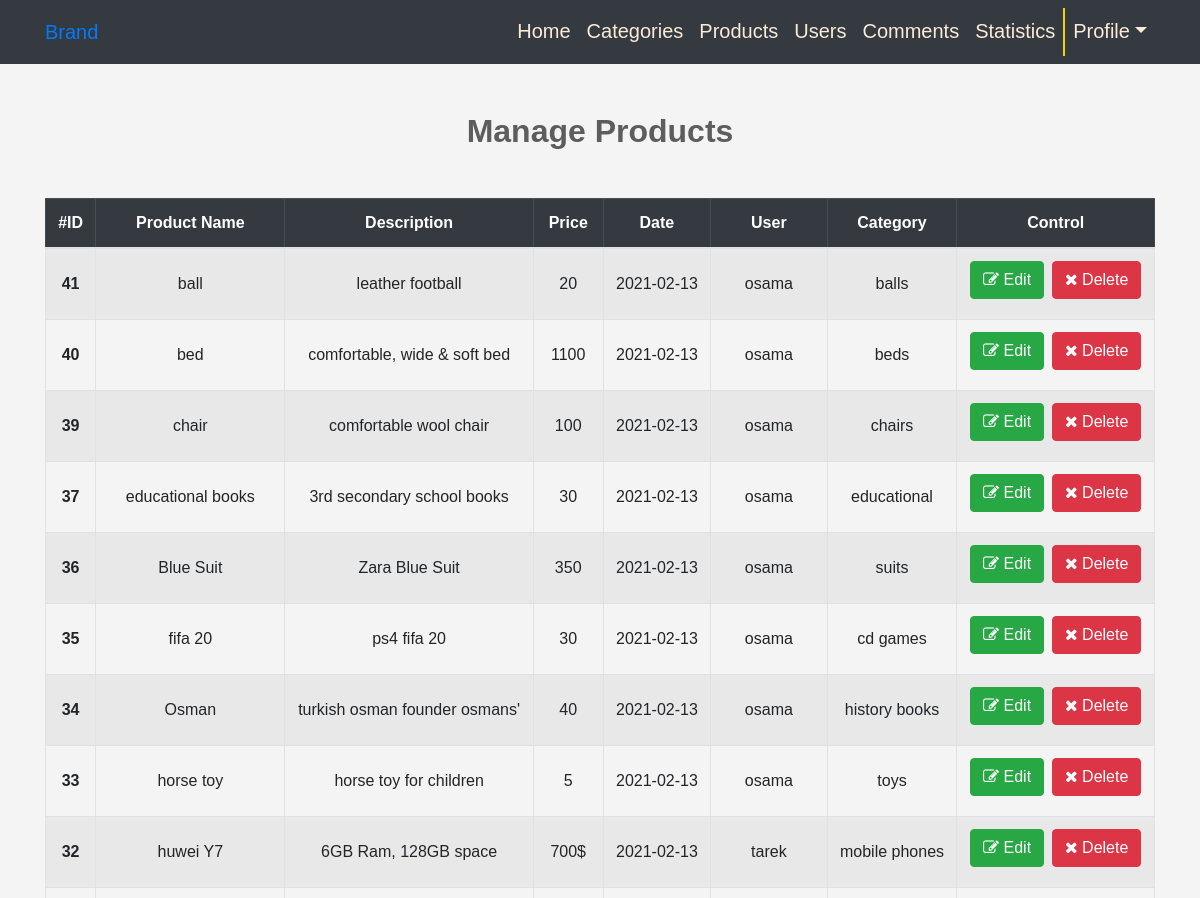
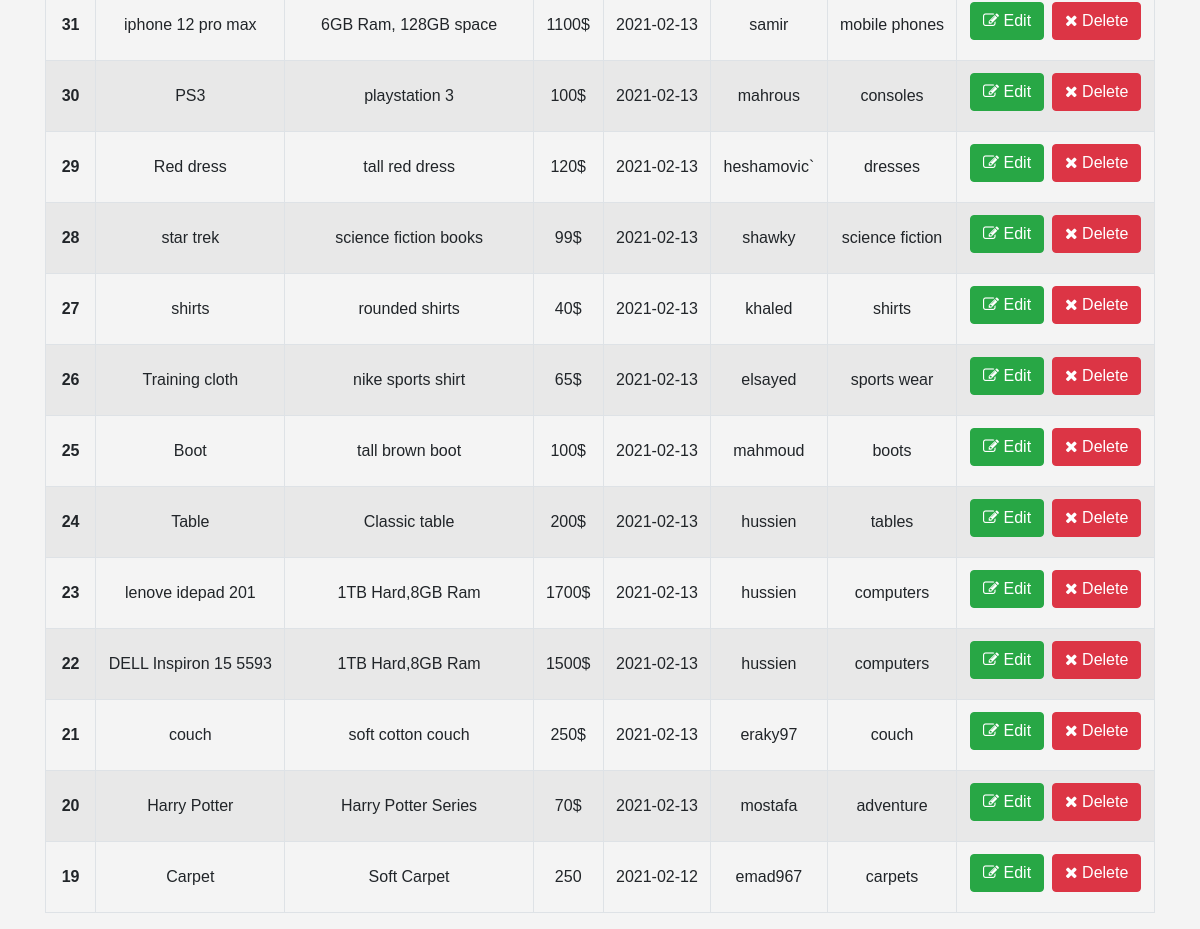
/admin/products.php (signed in), run on the app's committed database (2 pictures, top to bottom).
### tables this page shows
CREATE TABLE `products` (
  `id` int(11) NOT NULL,
  `name` varchar(30) NOT NULL,
  `description` text NOT NULL,
  `price` varchar(10) NOT NULL,
  `date` date NOT NULL,
  `country` varchar(15) NOT NULL,
  `image` varchar(255) NOT NULL DEFAULT '0',
  `status` varchar(50) NOT NULL,
  `rate` tinyint(2) NOT NULL DEFAULT 0,
  `approve` tinyint(4) NOT NULL DEFAULT 0,
  `cat_id` tinyint(4) NOT NULL,
  `user_id` int(11) NOT NULL
);

CREATE TABLE `users` (
  `id` int(11) NOT NULL,
  `username` varchar(30) NOT NULL,
  `image` varchar(255) NOT NULL DEFAULT 'uploads/avatar.jpg',
  `email` varchar(50) NOT NULL,
  `password` varchar(50) NOT NULL,
  `full_name` varchar(50) NOT NULL,
  `Date` date NOT NULL,
  `permission` int(1) NOT NULL DEFAULT 0 COMMENT 'admin permission or ordinary user',
  `trustStatus` int(1) NOT NULL DEFAULT 0 COMMENT 'trusted selller or not',
  `regStatus` int(1) NOT NULL DEFAULT 0 COMMENT 'approval'
);

CREATE TABLE `categories` (
  `id` tinyint(4) NOT NULL,
  `name` varchar(20) NOT NULL,
  `parent` tinyint(2) NOT NULL,
  `description` varchar(255) NOT NULL,
  `ordering` tinyint(4) NOT NULL,
  `visibility` tinyint(1) NOT NULL DEFAULT 1,
  `comments` tinyint(1) NOT NULL DEFAULT 1,
  `ads` tinyint(1) NOT NULL DEFAULT 1
);

### admin/includes/languages/english.php (called while the page is built, shortened)
<?php
  function lang($text){
    return $lang[$text];
  }
?>

### admin/products.php (the view, shortened to what this page needs)
<?php
    if(isset($_SESSION['name'])){
        include_once("connection.php");
        include("includes/languages/english.php");
        include("includes/templates/header.php");
        include("includes/templates/navbar.php");
        $action = isset($_GET['action']) ? $_GET['action'] : 'Manage';
        if($action === 'Manage'){
            $stmt       = $con->prepare("SELECT P.*,C.name AS Cname, U.username AS Uname
                                         FROM
                                            products P INNER JOIN categories C
                                         ON
                                            P.cat_id = C.id
                                         INNER JOIN
                                            users U
                                         ON
                                            P.user_id = U.id
                                         ORDER BY P.id DESC");
            $stmt->execute();
            $products   = $stmt->fetchAll();
        ?>
        <section class="manage-products">
            <h2 class="text-center highlight"><?php echo lang('MANAGE').lang('PRODUCTS');?></h2>
            <div class="container">
                <div class="table-responsive">
                    <table class="table table-striped table-hover table-bordered text-center tbl">
                        <thead class="table-dark">
                            <tr>
                                <th><?php echo lang('ID')?></th>
                                <th><?php echo lang('PRODNAME')?></th>
                                <th><?php echo lang('DESC')?></th>
                                <th><?php echo lang('PRICE')?></th>
                                <th><?php echo lang('DATE')?></th>
                                <th><?php echo lang('USER')?></th>
                                <th><?php echo lang('CATEGORY')?></th>
                                <th><?php echo lang('CONTROL')?></th>
                            </tr>
                        </thead>
                        <tbody>
                        <?php
                            foreach($products as $product){
                                echo '<tr>';
                                    echo '<th>'. $product['id'].'</th>';
                                    echo '<td>'. $product['name'].'</td>';
                                    echo '<td>'. $product['description'].'</td>';
                                    echo '<td>'. $product['price'].'</td>';
                                    echo '<td>'. $product['date'].'</td>';
                                    echo '<td>'. $product['Uname'].'</td>';
                                    echo '<td>'. $product['Cname'].'</td>';
                                    echo '<td>';
                                    echo '<a href="products.php?action=Edit&prodId='. $product['id'].'"class="btn btn-success mr-2"><i class="fa fa-edit"></i> '.lang("EDIT").'</a>';
                                    echo '<button class="btn btn-danger remove" data-target="'.$product['id'].'"><i class="fa fa-close"></i> '.lang("DELETE").'</button>';
                                    echo '</td>';
                                echo '</tr>';
                            }
                        ?>
                        </tbody>
                    </table>
                </div>
            </div>
        </section>
            <?php
        }
        include("includes/templates/footer.php");
    }else{
        $errMsg = lang('NOTALLOWED');
        redir('index.php',4);
    }
?>

### admin/views/css/main.css (style rules this page uses)
body { background-color: #f4f4f4; font-size: 16px; margin: 0; padding: 0; font-family: 'Noto Sans JP', sans-serif; }
h1,h2 { color: #5d5d5d; font-weight: bold; }
h2 { margin: 3rem; }
.tbl td, .tbl th { vertical-align: middle !important; }
.tbl td .btn { margin-bottom: 0.5rem; }

### data on the page
products: id "41", name "ball", description "leather football", price "20", date "2021-02-13", user.username "osama", cat.name "balls"
products: id "40", name "bed", description "comfortable, wide & soft bed", price "1100", date "2021-02-13", user.username "osama", cat.name "beds"
products: id "39", name "chair", description "comfortable wool chair", price "100", date "2021-02-13", user.username "osama", cat.name "chairs"
products: id "37", name "educational books", description "3rd secondary school books", price "30", date "2021-02-13", user.username "osama", cat.name "educational"
products: id "36", name "Blue Suit", description "Zara Blue Suit", price "350", date "2021-02-13", user.username "osama", cat.name "suits"
products: id "35", name "fifa 20", description "ps4 fifa 20", price "30", date "2021-02-13", user.username "osama", cat.name "cd games"
products: id "34", name "Osman", description "turkish osman founder osmans'", price "40", date "2021-02-13", user.username "osama", cat.name "history books"
products: id "33", name "horse toy", description "horse toy for children", price "5", date "2021-02-13", user.username "osama", cat.name "toys"
products: id "32", name "huwei Y7", description "6GB Ram, 128GB space", price "700$", date "2021-02-13", user.username "tarek", cat.name "mobile phones"
products: id "31", name "iphone 12 pro max", description "6GB Ram, 128GB space", price "1100$", date "2021-02-13", user.username "samir", cat.name "mobile phones"
products: id "30", name "PS3", description "playstation 3", price "100$", date "2021-02-13", user.username "mahrous", cat.name "consoles"
products: id "29", name "Red dress", description "tall red dress", price "120$", date "2021-02-13", user.username "heshamovic`", cat.name "dresses"
products: id "28", name "star trek", description "science fiction books", price "99$", date "2021-02-13", user.username "shawky", cat.name "science fiction"
products: id "27", name "shirts", description "rounded shirts", price "40$", date "2021-02-13", user.username "khaled", cat.name "shirts"
products: id "26", name "Training cloth", description "nike sports shirt", price "65$", date "2021-02-13", user.username "elsayed", cat.name "sports wear"
products: id "25", name "Boot", description "tall brown boot", price "100$", date "2021-02-13", user.username "mahmoud", cat.name "boots"
products: id "24", name "Table", description "Classic table", price "200$", date "2021-02-13", user.username "hussien", cat.name "tables"
products: id "23", name "lenove idepad 201", description "1TB Hard,8GB Ram", price "1700$", date "2021-02-13", user.username "hussien", cat.name "computers"
products: id "22", name "DELL Inspiron 15 5593", description "1TB Hard,8GB Ram", price "1500$", date "2021-02-13", user.username "hussien", cat.name "computers"
products: id "21", name "couch", description "soft cotton couch", price "250$", date "2021-02-13", user.username "eraky97", cat.name "couch"
products: id "20", name "Harry Potter", description "Harry Potter Series", price "70$", date "2021-02-13", user.username "mostafa", cat.name "adventure"
products: id "19", name "Carpet", description "Soft Carpet", price "250", date "2021-02-12", user.username "emad967", cat.name "carpets"

### other printed values
lang('HOME') "Home"
lang('CATEGORIES') "Categories"
lang('PRODUCTS') "Products"
lang('USERS') "Users"
lang('COMMENTS') "Comments"
lang('STATISTICS') "Statistics"
lang('PROFILE') "Profile"
lang('MANAGE') "Manage"
lang('ID') "#ID"
lang('PRODNAME') "Product Name"
lang('DESC') "Description"
lang('PRICE') "Price"
lang('DATE') "Date"
lang('USER') "User"
lang('CATEGORY') "Category"
